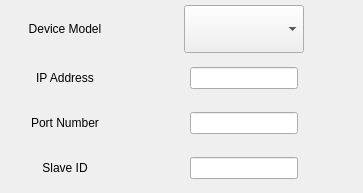
<?xml version="1.0" encoding="UTF-8"?>
<ui version="4.0">
 <class>ModbusTCPSetForm</class>
 <widget class="QWidget" name="ModbusTCPSetForm">
  <property name="geometry">
   <rect>
    <x>0</x>
    <y>0</y>
    <width>363</width>
    <height>193</height>
   </rect>
  </property>
  <property name="windowTitle">
   <string>Form</string>
  </property>
  <layout class="QVBoxLayout" name="verticalLayout" stretch="1,1,1,1">
   <property name="spacing">
    <number>5</number>
   </property>
   <property name="margin">
    <number>5</number>
   </property>
   <item>
    <layout class="QHBoxLayout" name="horizontalLayout_2">
     <item>
      <widget class="QLabel" name="label_7">
       <property name="minimumSize">
        <size>
         <width>120</width>
         <height>40</height>
        </size>
       </property>
       <property name="text">
        <string>Device Model</string>
       </property>
       <property name="alignment">
        <set>Qt::AlignCenter</set>
       </property>
      </widget>
     </item>
     <item>
      <spacer name="horizontalSpacer_17">
       <property name="orientation">
        <enum>Qt::Horizontal</enum>
       </property>
       <property name="sizeHint" stdset="0">
        <size>
         <width>40</width>
         <height>20</height>
        </size>
       </property>
      </spacer>
     </item>
     <item>
      <widget class="QComboBox" name="device_model_">
       <property name="sizePolicy">
        <sizepolicy hsizetype="Preferred" vsizetype="Preferred">
         <horstretch>0</horstretch>
         <verstretch>0</verstretch>
        </sizepolicy>
       </property>
       <property name="minimumSize">
        <size>
         <width>120</width>
         <height>40</height>
        </size>
       </property>
      </widget>
     </item>
     <item>
      <spacer name="horizontalSpacer_12">
       <property name="orientation">
        <enum>Qt::Horizontal</enum>
       </property>
       <property name="sizeHint" stdset="0">
        <size>
         <width>40</width>
         <height>20</height>
        </size>
       </property>
      </spacer>
     </item>
    </layout>
   </item>
   <item>
    <layout class="QHBoxLayout" name="horizontalLayout_4">
     <item>
      <widget class="QLabel" name="label_6">
       <property name="minimumSize">
        <size>
         <width>120</width>
         <height>40</height>
        </size>
       </property>
       <property name="text">
        <string>IP Address</string>
       </property>
       <property name="alignment">
        <set>Qt::AlignCenter</set>
       </property>
      </widget>
     </item>
     <item>
      <spacer name="horizontalSpacer_5">
       <property name="orientation">
        <enum>Qt::Horizontal</enum>
       </property>
       <property name="sizeHint" stdset="0">
        <size>
         <width>40</width>
         <height>20</height>
        </size>
       </property>
      </spacer>
     </item>
     <item>
      <widget class="QLineEdit" name="ip_address_"/>
     </item>
     <item>
      <spacer name="horizontalSpacer">
       <property name="orientation">
        <enum>Qt::Horizontal</enum>
       </property>
       <property name="sizeHint" stdset="0">
        <size>
         <width>40</width>
         <height>20</height>
        </size>
       </property>
      </spacer>
     </item>
    </layout>
   </item>
   <item>
    <layout class="QHBoxLayout" name="horizontalLayout">
     <item>
      <widget class="QLabel" name="label">
       <property name="minimumSize">
        <size>
         <width>120</width>
         <height>40</height>
        </size>
       </property>
       <property name="text">
        <string>Port Number</string>
       </property>
       <property name="alignment">
        <set>Qt::AlignCenter</set>
       </property>
      </widget>
     </item>
     <item>
      <spacer name="horizontalSpacer_11">
       <property name="orientation">
        <enum>Qt::Horizontal</enum>
       </property>
       <property name="sizeHint" stdset="0">
        <size>
         <width>40</width>
         <height>20</height>
        </size>
       </property>
      </spacer>
     </item>
     <item>
      <widget class="QLineEdit" name="port_number_"/>
     </item>
     <item>
      <spacer name="horizontalSpacer_6">
       <property name="orientation">
        <enum>Qt::Horizontal</enum>
       </property>
       <property name="sizeHint" stdset="0">
        <size>
         <width>40</width>
         <height>20</height>
        </size>
       </property>
      </spacer>
     </item>
    </layout>
   </item>
   <item>
    <layout class="QHBoxLayout" name="horizontalLayout_3">
     <item>
      <widget class="QLabel" name="label_3">
       <property name="minimumSize">
        <size>
         <width>120</width>
         <height>40</height>
        </size>
       </property>
       <property name="text">
        <string>Slave ID</string>
       </property>
       <property name="alignment">
        <set>Qt::AlignCenter</set>
       </property>
      </widget>
     </item>
     <item>
      <spacer name="horizontalSpacer_18">
       <property name="orientation">
        <enum>Qt::Horizontal</enum>
       </property>
       <property name="sizeHint" stdset="0">
        <size>
         <width>40</width>
         <height>20</height>
        </size>
       </property>
      </spacer>
     </item>
     <item>
      <widget class="QLineEdit" name="slave_id_"/>
     </item>
     <item>
      <spacer name="horizontalSpacer_3">
       <property name="orientation">
        <enum>Qt::Horizontal</enum>
       </property>
       <property name="sizeHint" stdset="0">
        <size>
         <width>40</width>
         <height>20</height>
        </size>
       </property>
      </spacer>
     </item>
    </layout>
   </item>
  </layout>
 </widget>
 <resources/>
 <connections/>
</ui>
